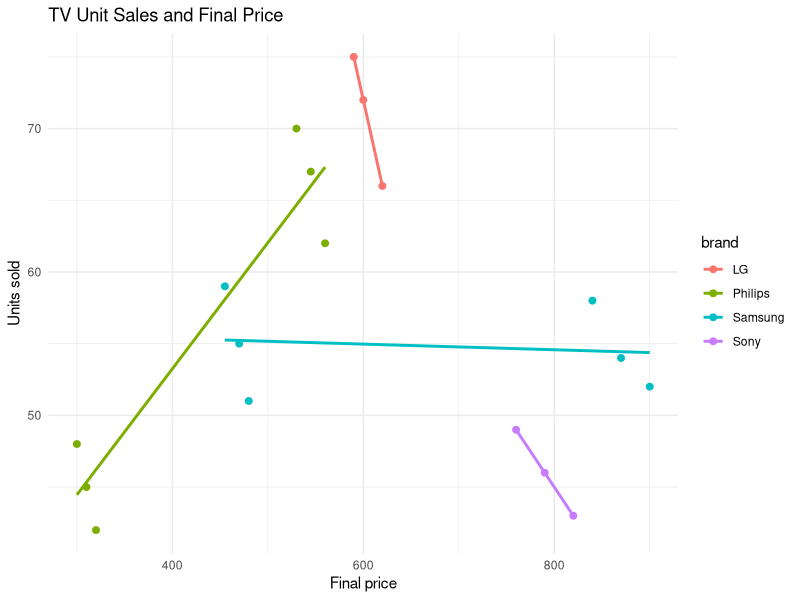
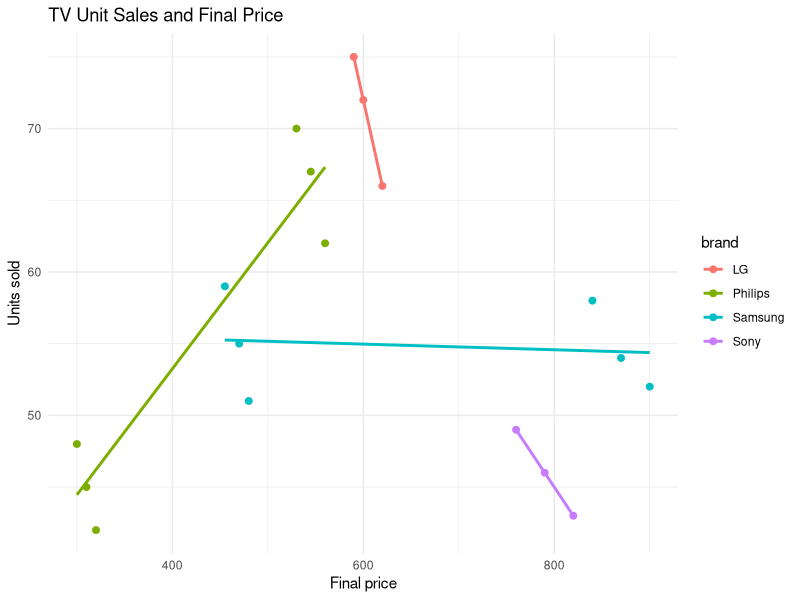

Generate these figures, in order, with R: (Note: this script raises an error after producing the figures.)
library(dplyr)
library(ggplot2)

tv_sales <- read.csv("data/tv_sales_sample.csv")

basic_model <- lm(
  units_sold ~ final_price + marketing_expense + brand,
  data = tv_sales
)

product_fixed_effects_model <- lm(
  units_sold ~ final_price + marketing_expense + product_id + week_id,
  data = tv_sales
)

print("Basic sales regression")
print(summary(basic_model))

print("Regression with product-level controls")
print(summary(product_fixed_effects_model))

ggplot(tv_sales, aes(x = final_price, y = units_sold, colour = brand)) +
  geom_point(size = 2) +
  geom_smooth(method = "lm", se = FALSE) +
  labs(
    title = "TV Unit Sales and Final Price",
    x = "Final price",
    y = "Units sold"
  ) +
  theme_minimal()

ggsave("outputs/tv_price_sales_relationship.pdf", width = 8, height = 5, device = "pdf")

experiment_design <- data.frame(
  component = c(
    "Control",
    "Treatment A",
    "Treatment B",
    "Treatment C",
    "Randomisation unit",
    "Primary metrics",
    "Analysis approach"
  ),
  recommendation = c(
    "Existing chat box placement and current chatbot model",
    "Improved chat box visibility",
    "Upgraded chatbot model",
    "Improved visibility plus upgraded chatbot model",
    "User-level randomisation, with each user consistently assigned to one condition to avoid crossover",
    "Chat click-through rate, chat initiation rate, resolution rate, satisfaction score, escalation rate",
    "Compare treatment and control groups with t-tests, proportion tests, or regression with treatment indicators"
  )
)

print("A/B/n experiment design summary")
print(experiment_design)

write.csv(experiment_design, "outputs/abn_experiment_design.csv", row.names = FALSE)
